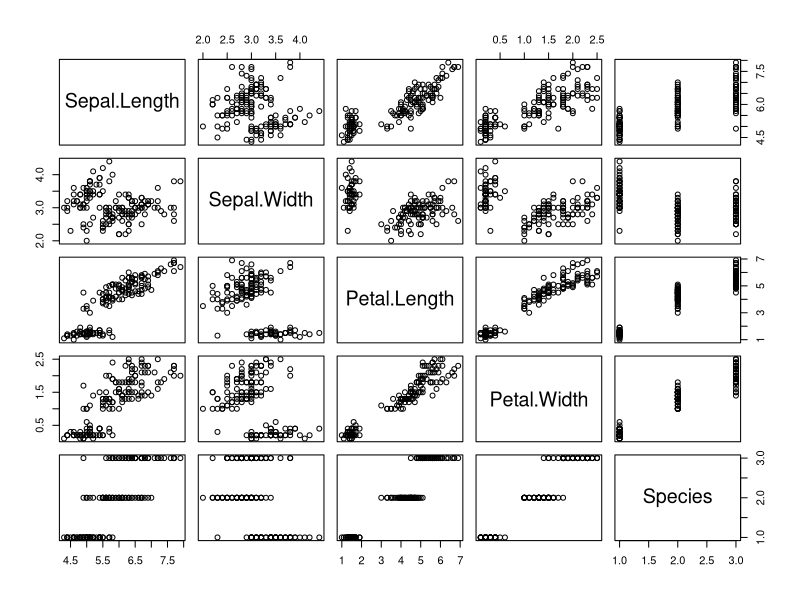
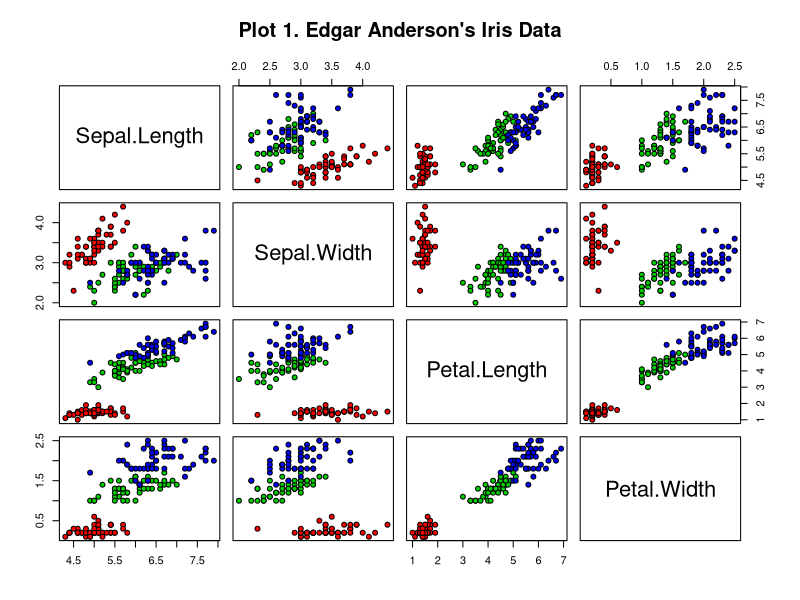
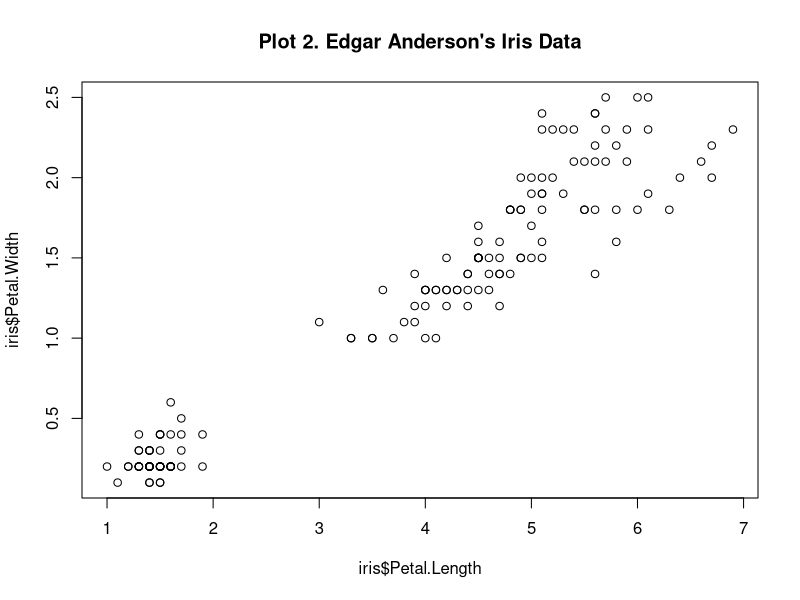
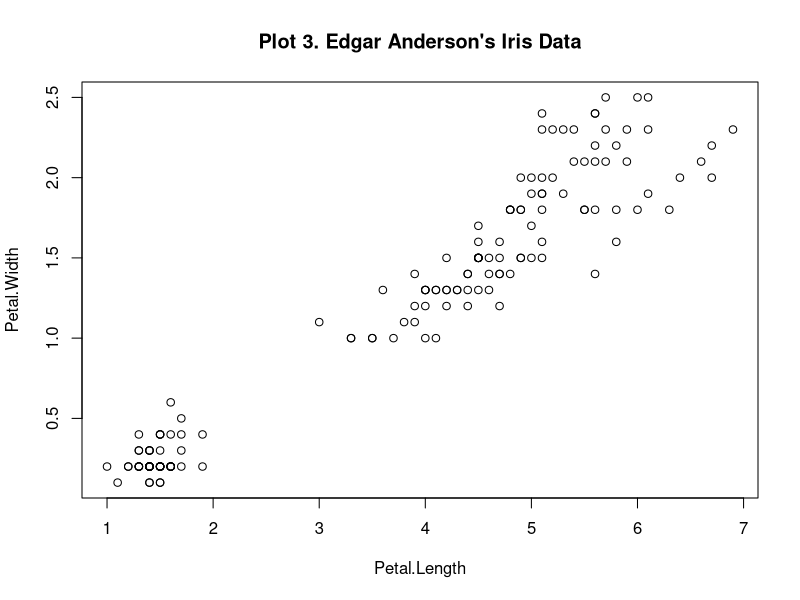

Reproduce these figures in R, in order.

# attach the iris dataset, so we don't need to put iris$ in front of everything
attach(iris)

## BASIC Data investigation =============================================
# show the header data rows
head(iris)

# show the tail data rows
tail(iris)

# show a summary of the variables
summary(iris)

# split iris dataframe into a list of 3 datarames, one for each Species
g <- iris$Species
l <- split(iris, g)


# PLOTS =================================================================
# everything by everything
plot(iris)

# selected variables and add some colour
pairs(iris[1:4], main = "Plot 1. Edgar Anderson's Iris Data", 
                 pch = 21, 
                 bg = c("red", "green3", "blue")[unclass(iris$Species)])

# length by width
plot(iris$Petal.Length, iris$Petal.Width, 
                 main="Plot 2. Edgar Anderson's Iris Data")

# length by width
plot(Petal.Length, Petal.Width, 
     main="Plot 3. Edgar Anderson's Iris Data")
